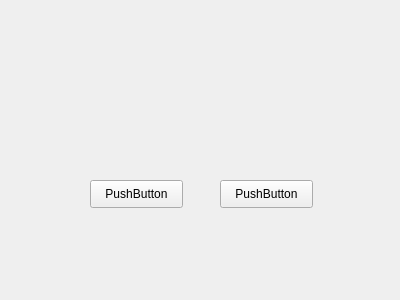
<?xml version="1.0" encoding="UTF-8"?>
<ui version="4.0">
 <class>Widget</class>
 <widget class="QWidget" name="Widget">
  <property name="geometry">
   <rect>
    <x>0</x>
    <y>0</y>
    <width>400</width>
    <height>300</height>
   </rect>
  </property>
  <property name="windowTitle">
   <string>Widget</string>
  </property>
  <widget class="QPushButton" name="pushButton">
   <property name="geometry">
    <rect>
     <x>90</x>
     <y>180</y>
     <width>93</width>
     <height>28</height>
    </rect>
   </property>
   <property name="text">
    <string>PushButton</string>
   </property>
  </widget>
  <widget class="QPushButton" name="pushButton_2">
   <property name="geometry">
    <rect>
     <x>220</x>
     <y>180</y>
     <width>93</width>
     <height>28</height>
    </rect>
   </property>
   <property name="text">
    <string>PushButton</string>
   </property>
  </widget>
 </widget>
 <layoutdefault spacing="6" margin="11"/>
 <resources/>
 <connections/>
</ui>
